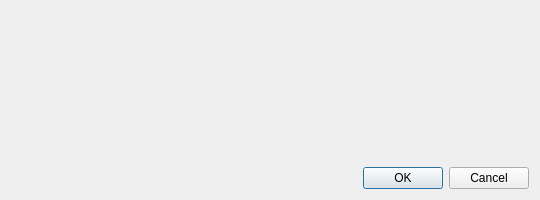
<?xml version="1.0" encoding="UTF-8"?>
<ui version="4.0">
 <class>ActionParametersDialog</class>
 <widget class="QDialog" name="ActionParametersDialog">
  <property name="geometry">
   <rect>
    <x>0</x>
    <y>0</y>
    <width>540</width>
    <height>200</height>
   </rect>
  </property>
  <property name="minimumSize">
   <size>
    <width>520</width>
    <height>0</height>
   </size>
  </property>
  <property name="windowTitle">
   <string>Action</string>
  </property>
  <layout class="QVBoxLayout" name="mainLayout">
   <item>
    <widget class="QLabel" name="descriptionLabel">
     <property name="text">
      <string/>
     </property>
     <property name="wordWrap">
      <bool>true</bool>
     </property>
    </widget>
   </item>
   <item>
    <layout class="QFormLayout" name="parametersLayout">
     <!-- one row per parameter of the action, added by ActionParametersDialog -->
    </layout>
   </item>
   <item>
    <widget class="QDialogButtonBox" name="buttonBox">
     <property name="standardButtons">
      <set>QDialogButtonBox::Cancel|QDialogButtonBox::Ok</set>
     </property>
    </widget>
   </item>
  </layout>
 </widget>
 <resources/>
 <connections>
  <connection>
   <sender>buttonBox</sender>
   <signal>accepted()</signal>
   <receiver>ActionParametersDialog</receiver>
   <slot>accept()</slot>
  </connection>
  <connection>
   <sender>buttonBox</sender>
   <signal>rejected()</signal>
   <receiver>ActionParametersDialog</receiver>
   <slot>reject()</slot>
  </connection>
 </connections>
</ui>
